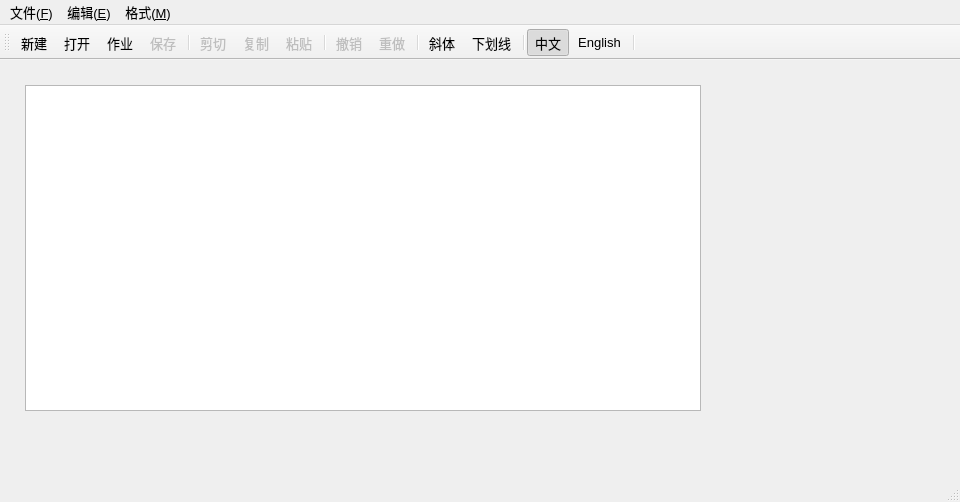
<?xml version="1.0" encoding="UTF-8"?>
<ui version="4.0">
 <class>MainWindow</class>
 <widget class="QMainWindow" name="MainWindow">
  <property name="geometry">
   <rect>
    <x>0</x>
    <y>0</y>
    <width>960</width>
    <height>502</height>
   </rect>
  </property>
  <property name="font">
   <font>
    <pointsize>10</pointsize>
   </font>
  </property>
  <property name="windowTitle">
   <string>QAction，QMainWindow，QPlainTextEdit</string>
  </property>
  <property name="toolButtonStyle">
   <enum>Qt::ToolButtonStyle::ToolButtonTextUnderIcon</enum>
  </property>
  <widget class="QWidget" name="centralWidget">
   <widget class="QPlainTextEdit" name="textEdit">
    <property name="geometry">
     <rect>
      <x>25</x>
      <y>25</y>
      <width>676</width>
      <height>326</height>
     </rect>
    </property>
    <property name="font">
     <font>
      <pointsize>11</pointsize>
     </font>
    </property>
    <property name="plainText">
     <string/>
    </property>
   </widget>
  </widget>
  <widget class="QMenuBar" name="menuBar">
   <property name="geometry">
    <rect>
     <x>0</x>
     <y>0</y>
     <width>960</width>
     <height>27</height>
    </rect>
   </property>
   <widget class="QMenu" name="menu_E">
    <property name="title">
     <string>编辑(&amp;E)</string>
    </property>
    <addaction name="actEdit_Cut"/>
    <addaction name="actEdit_Copy"/>
    <addaction name="actEdit_Paste"/>
    <addaction name="separator"/>
    <addaction name="actEdit_Undo"/>
    <addaction name="actEdit_Redo"/>
    <addaction name="separator"/>
    <addaction name="actEdit_SelectAll"/>
    <addaction name="actEdit_Clear"/>
   </widget>
   <widget class="QMenu" name="menu_F">
    <property name="title">
     <string>格式(&amp;M)</string>
    </property>
    <widget class="QMenu" name="menu">
     <property name="title">
      <string>界面语言</string>
     </property>
     <addaction name="actLang_CN"/>
     <addaction name="actLang_EN"/>
    </widget>
    <addaction name="actFont_Bold"/>
    <addaction name="actFont_Italic"/>
    <addaction name="actFont_UnderLine"/>
    <addaction name="separator"/>
    <addaction name="actSys_ToggleText"/>
    <addaction name="menu"/>
   </widget>
   <widget class="QMenu" name="menu_F_2">
    <property name="title">
     <string>文件(&amp;F)</string>
    </property>
    <addaction name="actFile_New"/>
    <addaction name="actFile_Open"/>
    <addaction name="actFile_Save"/>
    <addaction name="separator"/>
    <addaction name="actClose"/>
   </widget>
   <addaction name="menu_F_2"/>
   <addaction name="menu_E"/>
   <addaction name="menu_F"/>
  </widget>
  <widget class="QToolBar" name="mainToolBar">
   <property name="toolButtonStyle">
    <enum>Qt::ToolButtonStyle::ToolButtonTextUnderIcon</enum>
   </property>
   <attribute name="toolBarArea">
    <enum>TopToolBarArea</enum>
   </attribute>
   <attribute name="toolBarBreak">
    <bool>false</bool>
   </attribute>
   <addaction name="actFile_New"/>
   <addaction name="actFile_Open"/>
   <addaction name="homework"/>
   <addaction name="actFile_Save"/>
   <addaction name="separator"/>
   <addaction name="actEdit_Cut"/>
   <addaction name="actEdit_Copy"/>
   <addaction name="actEdit_Paste"/>
   <addaction name="separator"/>
   <addaction name="actEdit_Undo"/>
   <addaction name="actEdit_Redo"/>
   <addaction name="separator"/>
   <addaction name="actFont_Italic"/>
   <addaction name="actFont_UnderLine"/>
   <addaction name="separator"/>
   <addaction name="actLang_CN"/>
   <addaction name="actLang_EN"/>
   <addaction name="separator"/>
  </widget>
  <widget class="QStatusBar" name="statusBar">
   <property name="sizeGripEnabled">
    <bool>true</bool>
   </property>
  </widget>
  <action name="actEdit_Cut">
   <property name="enabled">
    <bool>false</bool>
   </property>
   <property name="icon">
    <iconset resource="res.qrc">
     <normaloff>:/icons/images/200.bmp</normaloff>:/icons/images/200.bmp</iconset>
   </property>
   <property name="text">
    <string>剪切</string>
   </property>
   <property name="toolTip">
    <string>剪切到粘贴板</string>
   </property>
   <property name="shortcut">
    <string>Ctrl+X</string>
   </property>
  </action>
  <action name="actEdit_Copy">
   <property name="enabled">
    <bool>false</bool>
   </property>
   <property name="icon">
    <iconset resource="res.qrc">
     <normaloff>:/icons/images/202.bmp</normaloff>:/icons/images/202.bmp</iconset>
   </property>
   <property name="text">
    <string>复制</string>
   </property>
   <property name="toolTip">
    <string>复制到粘贴板</string>
   </property>
   <property name="shortcut">
    <string>Ctrl+C</string>
   </property>
  </action>
  <action name="actEdit_Paste">
   <property name="enabled">
    <bool>false</bool>
   </property>
   <property name="icon">
    <iconset resource="res.qrc">
     <normaloff>:/icons/images/204.bmp</normaloff>:/icons/images/204.bmp</iconset>
   </property>
   <property name="text">
    <string>粘贴</string>
   </property>
   <property name="toolTip">
    <string>从粘贴板粘贴</string>
   </property>
   <property name="shortcut">
    <string>Ctrl+V</string>
   </property>
  </action>
  <action name="actFont_Bold">
   <property name="checkable">
    <bool>true</bool>
   </property>
   <property name="icon">
    <iconset resource="res.qrc">
     <normaloff>:/icons/images/500.bmp</normaloff>:/icons/images/500.bmp</iconset>
   </property>
   <property name="text">
    <string>粗体</string>
   </property>
   <property name="toolTip">
    <string>粗体</string>
   </property>
  </action>
  <action name="actFont_Italic">
   <property name="checkable">
    <bool>true</bool>
   </property>
   <property name="icon">
    <iconset resource="res.qrc">
     <normaloff>:/icons/images/502.bmp</normaloff>:/icons/images/502.bmp</iconset>
   </property>
   <property name="text">
    <string>斜体</string>
   </property>
   <property name="toolTip">
    <string>斜体</string>
   </property>
  </action>
  <action name="actFont_UnderLine">
   <property name="checkable">
    <bool>true</bool>
   </property>
   <property name="icon">
    <iconset resource="res.qrc">
     <normaloff>:/icons/images/504.bmp</normaloff>:/icons/images/504.bmp</iconset>
   </property>
   <property name="text">
    <string>下划线</string>
   </property>
   <property name="toolTip">
    <string>下划线</string>
   </property>
  </action>
  <action name="actClose">
   <property name="icon">
    <iconset resource="res.qrc">
     <normaloff>:/icons/images/132.bmp</normaloff>:/icons/images/132.bmp</iconset>
   </property>
   <property name="text">
    <string>关闭</string>
   </property>
   <property name="toolTip">
    <string>关闭本窗口</string>
   </property>
  </action>
  <action name="actSys_ToggleText">
   <property name="checkable">
    <bool>true</bool>
   </property>
   <property name="checked">
    <bool>false</bool>
   </property>
   <property name="text">
    <string>显示按钮文字</string>
   </property>
   <property name="toolTip">
    <string>显示工具栏按钮文字</string>
   </property>
  </action>
  <action name="actEdit_Clear">
   <property name="icon">
    <iconset resource="res.qrc">
     <normaloff>:/icons/images/212.bmp</normaloff>:/icons/images/212.bmp</iconset>
   </property>
   <property name="text">
    <string>清空</string>
   </property>
   <property name="toolTip">
    <string>清空</string>
   </property>
  </action>
  <action name="actEdit_Undo">
   <property name="enabled">
    <bool>false</bool>
   </property>
   <property name="icon">
    <iconset resource="res.qrc">
     <normaloff>:/icons/images/206.bmp</normaloff>:/icons/images/206.bmp</iconset>
   </property>
   <property name="text">
    <string>撤销</string>
   </property>
   <property name="toolTip">
    <string>撤销上次编辑操作</string>
   </property>
   <property name="statusTip">
    <string>撤销上次编辑操作</string>
   </property>
   <property name="shortcut">
    <string>Ctrl+Z</string>
   </property>
  </action>
  <action name="actEdit_Redo">
   <property name="enabled">
    <bool>false</bool>
   </property>
   <property name="icon">
    <iconset resource="res.qrc">
     <normaloff>:/icons/images/208.bmp</normaloff>:/icons/images/208.bmp</iconset>
   </property>
   <property name="text">
    <string>重做</string>
   </property>
   <property name="toolTip">
    <string>重做上次操作</string>
   </property>
   <property name="statusTip">
    <string>重做上次操作</string>
   </property>
   <property name="shortcut">
    <string>Ctrl+Y</string>
   </property>
  </action>
  <action name="actEdit_SelectAll">
   <property name="text">
    <string>全选</string>
   </property>
   <property name="toolTip">
    <string>全选</string>
   </property>
   <property name="shortcut">
    <string>Ctrl+A</string>
   </property>
  </action>
  <action name="actFile_New">
   <property name="icon">
    <iconset resource="res.qrc">
     <normaloff>:/icons/images/100.bmp</normaloff>:/icons/images/100.bmp</iconset>
   </property>
   <property name="text">
    <string>新建</string>
   </property>
   <property name="toolTip">
    <string>新建文件</string>
   </property>
   <property name="statusTip">
    <string>新建一个文件</string>
   </property>
   <property name="shortcut">
    <string>Ctrl+N</string>
   </property>
  </action>
  <action name="actFile_Open">
   <property name="icon">
    <iconset resource="res.qrc">
     <normaloff>:/icons/images/122.bmp</normaloff>:/icons/images/122.bmp</iconset>
   </property>
   <property name="text">
    <string>打开...</string>
   </property>
   <property name="toolTip">
    <string>打开文件</string>
   </property>
   <property name="statusTip">
    <string>打开一个文件</string>
   </property>
   <property name="shortcut">
    <string>Ctrl+O</string>
   </property>
  </action>
  <action name="actFile_Save">
   <property name="enabled">
    <bool>false</bool>
   </property>
   <property name="icon">
    <iconset resource="res.qrc">
     <normaloff>:/icons/images/104.bmp</normaloff>:/icons/images/104.bmp</iconset>
   </property>
   <property name="text">
    <string>保存</string>
   </property>
   <property name="toolTip">
    <string>保存修改</string>
   </property>
   <property name="statusTip">
    <string>没有实际保存文件</string>
   </property>
   <property name="shortcut">
    <string>Ctrl+S</string>
   </property>
  </action>
  <action name="actLang_CN">
   <property name="checkable">
    <bool>true</bool>
   </property>
   <property name="checked">
    <bool>true</bool>
   </property>
   <property name="icon">
    <iconset resource="res.qrc">
     <normaloff>:/icons/images/CN.jpg</normaloff>:/icons/images/CN.jpg</iconset>
   </property>
   <property name="text">
    <string>中文</string>
   </property>
   <property name="toolTip">
    <string>中文界面</string>
   </property>
   <property name="statusTip">
    <string>切换使用汉语界面</string>
   </property>
  </action>
  <action name="actLang_EN">
   <property name="checkable">
    <bool>true</bool>
   </property>
   <property name="icon">
    <iconset resource="res.qrc">
     <normaloff>:/icons/images/timg2.jpg</normaloff>:/icons/images/timg2.jpg</iconset>
   </property>
   <property name="text">
    <string>English</string>
   </property>
   <property name="toolTip">
    <string>English Interface</string>
   </property>
   <property name="statusTip">
    <string>切换使用英语界面</string>
   </property>
  </action>
  <action name="homework">
   <property name="icon">
    <iconset resource="res.qrc">
     <normaloff>:/icons/images/homework.png</normaloff>:/icons/images/homework.png</iconset>
   </property>
   <property name="text">
    <string>作业</string>
   </property>
   <property name="toolTip">
    <string>this is my homework</string>
   </property>
   <property name="menuRole">
    <enum>QAction::MenuRole::TextHeuristicRole</enum>
   </property>
  </action>
 </widget>
 <layoutdefault spacing="6" margin="11"/>
 <resources>
  <include location="res.qrc"/>
 </resources>
 <connections>
  <connection>
   <sender>actEdit_Cut</sender>
   <signal>triggered()</signal>
   <receiver>textEdit</receiver>
   <slot>cut()</slot>
   <hints>
    <hint type="sourcelabel">
     <x>-1</x>
     <y>-1</y>
    </hint>
    <hint type="destinationlabel">
     <x>308</x>
     <y>228</y>
    </hint>
   </hints>
  </connection>
  <connection>
   <sender>actEdit_Copy</sender>
   <signal>triggered()</signal>
   <receiver>textEdit</receiver>
   <slot>copy()</slot>
   <hints>
    <hint type="sourcelabel">
     <x>-1</x>
     <y>-1</y>
    </hint>
    <hint type="destinationlabel">
     <x>308</x>
     <y>228</y>
    </hint>
   </hints>
  </connection>
  <connection>
   <sender>actEdit_Paste</sender>
   <signal>triggered()</signal>
   <receiver>textEdit</receiver>
   <slot>paste()</slot>
   <hints>
    <hint type="sourcelabel">
     <x>-1</x>
     <y>-1</y>
    </hint>
    <hint type="destinationlabel">
     <x>308</x>
     <y>228</y>
    </hint>
   </hints>
  </connection>
  <connection>
   <sender>actEdit_Clear</sender>
   <signal>triggered()</signal>
   <receiver>textEdit</receiver>
   <slot>clear()</slot>
   <hints>
    <hint type="sourcelabel">
     <x>-1</x>
     <y>-1</y>
    </hint>
    <hint type="destinationlabel">
     <x>308</x>
     <y>228</y>
    </hint>
   </hints>
  </connection>
  <connection>
   <sender>actEdit_Undo</sender>
   <signal>triggered()</signal>
   <receiver>textEdit</receiver>
   <slot>undo()</slot>
   <hints>
    <hint type="sourcelabel">
     <x>-1</x>
     <y>-1</y>
    </hint>
    <hint type="destinationlabel">
     <x>347</x>
     <y>248</y>
    </hint>
   </hints>
  </connection>
  <connection>
   <sender>actEdit_Redo</sender>
   <signal>triggered()</signal>
   <receiver>textEdit</receiver>
   <slot>redo()</slot>
   <hints>
    <hint type="sourcelabel">
     <x>-1</x>
     <y>-1</y>
    </hint>
    <hint type="destinationlabel">
     <x>347</x>
     <y>248</y>
    </hint>
   </hints>
  </connection>
  <connection>
   <sender>textEdit</sender>
   <signal>undoAvailable(bool)</signal>
   <receiver>actEdit_Undo</receiver>
   <slot>setEnabled(bool)</slot>
   <hints>
    <hint type="sourcelabel">
     <x>347</x>
     <y>248</y>
    </hint>
    <hint type="destinationlabel">
     <x>-1</x>
     <y>-1</y>
    </hint>
   </hints>
  </connection>
  <connection>
   <sender>textEdit</sender>
   <signal>redoAvailable(bool)</signal>
   <receiver>actEdit_Redo</receiver>
   <slot>setEnabled(bool)</slot>
   <hints>
    <hint type="sourcelabel">
     <x>347</x>
     <y>248</y>
    </hint>
    <hint type="destinationlabel">
     <x>-1</x>
     <y>-1</y>
    </hint>
   </hints>
  </connection>
  <connection>
   <sender>actEdit_SelectAll</sender>
   <signal>triggered()</signal>
   <receiver>textEdit</receiver>
   <slot>selectAll()</slot>
   <hints>
    <hint type="sourcelabel">
     <x>-1</x>
     <y>-1</y>
    </hint>
    <hint type="destinationlabel">
     <x>319</x>
     <y>238</y>
    </hint>
   </hints>
  </connection>
  <connection>
   <sender>actClose</sender>
   <signal>triggered()</signal>
   <receiver>MainWindow</receiver>
   <slot>close()</slot>
   <hints>
    <hint type="sourcelabel">
     <x>-1</x>
     <y>-1</y>
    </hint>
    <hint type="destinationlabel">
     <x>335</x>
     <y>224</y>
    </hint>
   </hints>
  </connection>
  <connection>
   <sender>textEdit</sender>
   <signal>modificationChanged(bool)</signal>
   <receiver>actFile_Save</receiver>
   <slot>setEnabled(bool)</slot>
   <hints>
    <hint type="sourcelabel">
     <x>330</x>
     <y>200</y>
    </hint>
    <hint type="destinationlabel">
     <x>-1</x>
     <y>-1</y>
    </hint>
   </hints>
  </connection>
 </connections>
</ui>
